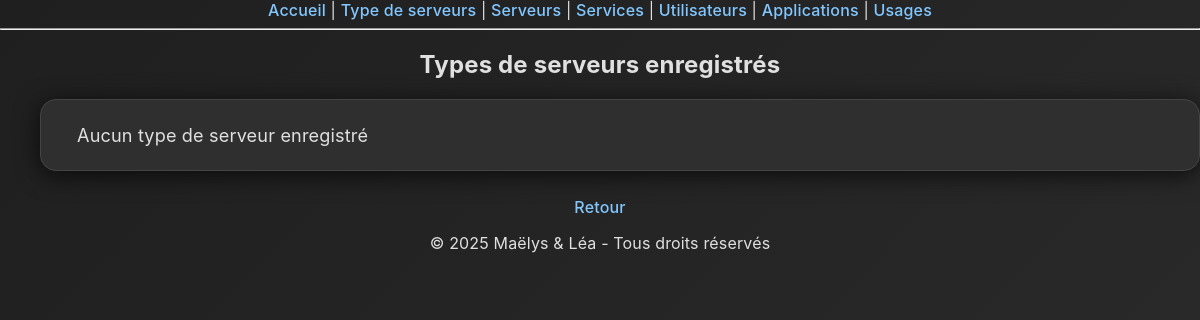
/serveurs/affiche/, run on an earlier commit of the app's database.
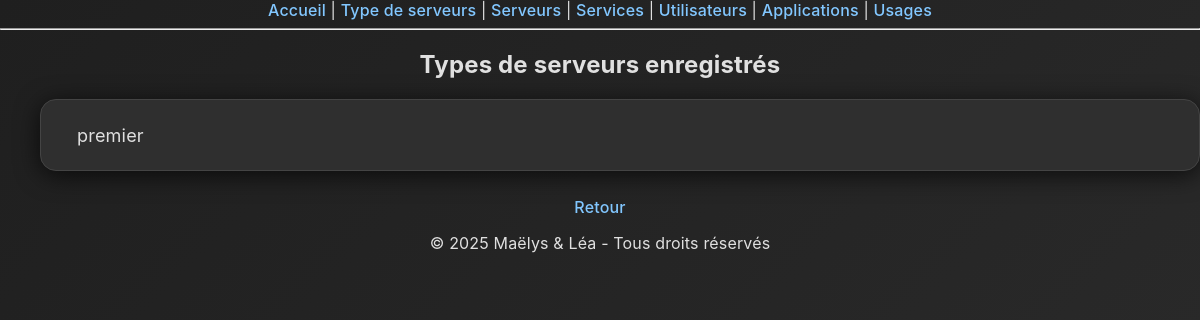
And on a later commit of the database.
### monapp/models.py (models this page shows, shortened)
class Serveurs(models.Model):
    nom_serveurs = models.CharField(max_length=100, default="serveur_test")  # Ajout d'un default pour éviter problème migration
    type_serveur = models.ForeignKey("TypeServeurs", on_delete=models.CASCADE, default=None)  # Clé étrangère, renommée au singulier pour clarifier
    nombre_processeur_serveurs = models.IntegerField(default=100, blank=False)
    capacite_memoire_serveurs = models.IntegerField(default=100)
    capacite_stockage_serveurs = models.IntegerField(default=100)

class TypeServeurs(models.Model):
    type = models.CharField(max_length=100)
    description_serveurs = models.TextField(blank=False)
    def __str__(self):
        return f"{self.type}"

### monapp/views.py (the view)
# urls.py: path('serveurs/affiche/', views.serveurs_affiche, name='serveurs_affiche'),
def serveurs_affiche(request):
    serveurs = Serveurs.objects.all()
    return render(request, 'monapp/serveurs_affiche.html', {'serveurs': serveurs})

### monapp/templates/monapp/serveurs_affiche.html
{% extends 'monapp/base.html' %}
{% block content %}
<h2>Types de serveurs enregistrés</h2>
<ul>
  {% for serveur in serveurs %}
    <li>{{ serveur.type_serveur }}</li>
  {% empty %}
    <li>Aucun type de serveur enregistré</li>
  {% endfor %}
</ul>
<a href="{% url 'serveurs_list' %}">Retour</a>
<footer>
  <p>© 2025 Maëlys & Léa - Tous droits réservés</p>
</footer>
{% endblock %}

What changed in the data, as far as the page shows it:
added Serveurs: type_serveur "premier"
Also different on the page:
text no longer shown: "Aucun type de serveur enregistré"
